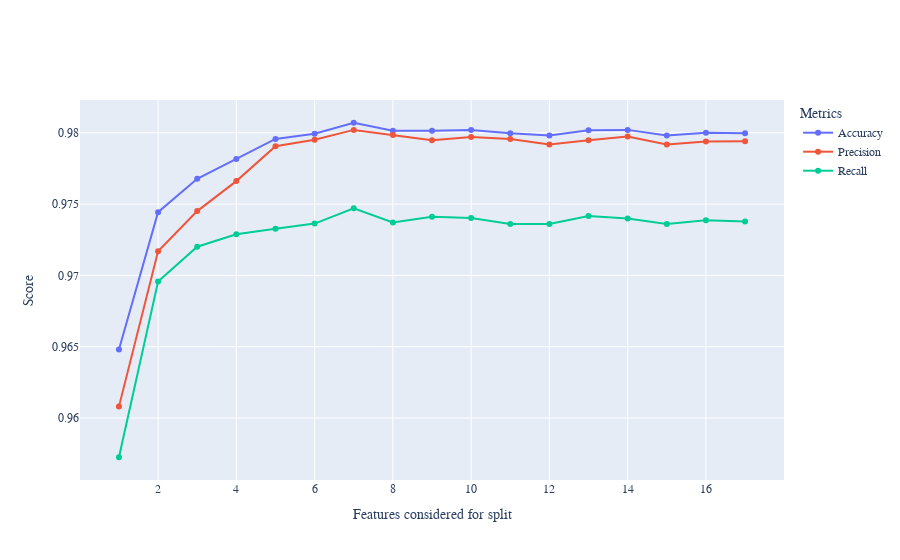

Notebook cell for this chart:
### Code cell
feats = list(range(1,len(stars.columns)))
fig1 = go.Figure()
fig1.add_trace(go.Scatter(x=feats, y=acc_arr, name="Accuracy"))
fig1.add_trace(go.Scatter(x=feats, y=p_arr, name="Precision"))
fig1.add_trace(go.Scatter(x=feats, y=r_arr, name="Recall"))
fig1.update_layout(
    xaxis_title="Features considered for split",
    yaxis_title="Score",
    legend_title="Metrics",
    font = dict(
        family="Courier new, monospace"
    )
)
fig1.show()
fig1.write_image("images/fig_stars_feats.pdf")

### Figure 1 — Plotly figure (JSON) as saved in the notebook; plotly's stock layout.template omitted (floating-point values rounded to 4 significant figures)
{"data": [{"name": "Accuracy", "type": "scatter", "x": [1, 2, 3, 4, 5, 6, 7, 8, 9, 10, 11, 12, 13, 14, 15, 16, 17], "y": [0.9648, 0.9744, 0.9768, 0.9782, 0.9796, 0.9799, 0.9807, 0.9801, 0.9801, 0.9802, 0.98, 0.9798, 0.9802, 0.9802, 0.9798, 0.98, 0.98]}, {"name": "Precision", "type": "scatter", "x": [1, 2, 3, 4, 5, 6, 7, 8, 9, 10, 11, 12, 13, 14, 15, 16, 17], "y": [0.9608, 0.9717, 0.9745, 0.9766, 0.9791, 0.9795, 0.9802, 0.9798, 0.9795, 0.9797, 0.9796, 0.9792, 0.9795, 0.9797, 0.9792, 0.9794, 0.9794]}, {"name": "Recall", "type": "scatter", "x": [1, 2, 3, 4, 5, 6, 7, 8, 9, 10, 11, 12, 13, 14, 15, 16, 17], "y": [0.9572, 0.9696, 0.972, 0.9729, 0.9733, 0.9736, 0.9747, 0.9737, 0.9741, 0.974, 0.9736, 0.9736, 0.9742, 0.974, 0.9736, 0.9739, 0.9738]}], "layout": {"font": {"family": "Courier new, monospace"}, "legend": {"title": {"text": "Metrics"}}, "xaxis": {"title": {"text": "Features considered for split"}}, "yaxis": {"title": {"text": "Score"}}}}
